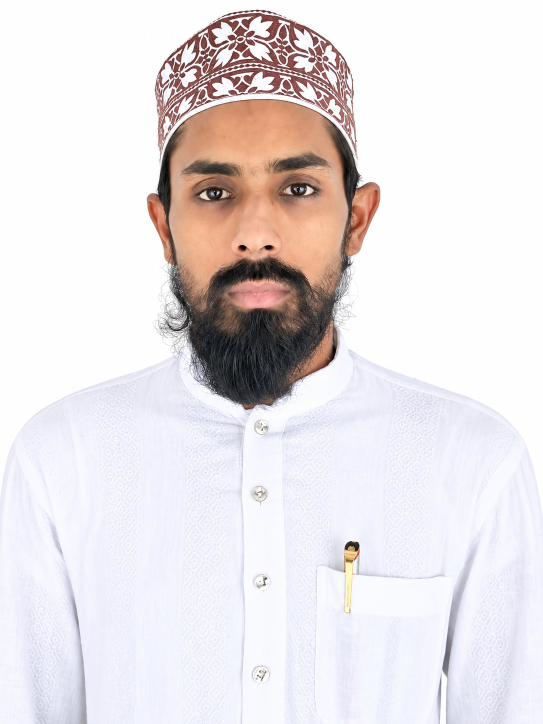
#> input picture uploads/upload_ChatGPT Image Oct 9, 2026, 06_53_45 PM.png, 1086 x 1448 px (shown at 1/2 size)
$ python -i engine.py   (imports and definitions only)
#> lines starting #> are read from the running program, lines starting #| are printed output that depends on the picture
#!/usr/bin/env python3
"""
craft-studio core engine
Calibrated for:
1. 6 Passport Photos in 1 Single Row:
   - 1.5 mm Cutting Gap between photos
   - Top and Bottom faint dashed cutting guide lines (very low ink)
   - Left Margin: 0.5 cm (59 px), Right Margin: 0.5 cm (59 px)
   - Top Margin: 1.0 cm (118 px)
   - Height: 4.5 cm (531 px), Width: ~3.2 cm (378 px)
2. Exact 65mm x 95mm Lamination Pouch (125 Micron):
   - Folded Card: 88 mm x 58 mm (Leaves solid 3.5mm thermal seal border all around so lamination never peels off)
   - 2px Center Folding Divider Line (Black)
   - 1.0 cm Top Margin
3. 100% True Scale Direct 300 DPI PDF (Borderless A4)
"""

import os
import sys
import subprocess
from pathlib import Path
from PIL import Image, ImageEnhance, ImageOps, ImageDraw

# Standard A4 at 300 DPI
A4_WIDTH_PX = 2480
A4_HEIGHT_PX = 3508
DPI = 300
PX_PER_MM = 300 / 25.4  # 11.8110236 px per mm
PX_PER_CM = PX_PER_MM * 10  # 118.1102 px per cm

# [6 lines left out: function run_cmd, not called in this run]

def save_exact_pdf(img: Image.Image, output_pdf_path: str):
    """
    Saves image as 300 DPI True A4 PDF directly using Pillow.
    Guarantees exact 595.2 x 841.9 pt dimensions with 0% shrinkage.
    """
    img.save(output_pdf_path, "PDF", resolution=300.0)

def draw_dashed_line(draw, start, end, color="#cccccc", dash_len=8, gap_len=6, width=1):
    """Draw a subtle, low-ink dashed cutting guideline."""
    x1, y1 = start
    x2, y2 = end
    if y1 == y2:
        # Horizontal dashed line
        cur_x = x1
        while cur_x < x2:
            next_x = min(cur_x + dash_len, x2)
            draw.line([(cur_x, y1), (next_x, y1)], fill=color, width=width)
            cur_x += dash_len + gap_len
    elif x1 == x2:
        # Vertical dashed line
        cur_y = y1
        while cur_y < y2:
            next_y = min(cur_y + dash_len, y2)
            draw.line([(x1, cur_y), (x1, next_y)], fill=color, width=width)
            cur_y += dash_len + gap_len

def make_passport_sheet(
    input_image_path: str,
    output_png: str,
    output_pdf: str,
    quantity: int = 6,
    border_color: str = "#b0b0b0",
    crop_box: tuple = None,
    brightness: float = 1.0,
    contrast: float = 1.0,
    saturation: float = 1.0
) -> dict:
    """
    Generate passport photo sheet on A4 canvas (300 DPI) in TRUE COLOR (RGB).
    6 Photos Configuration:
    - Exactly 1 Single Row
    - Top Margin: 1.0 cm (118 px)
    - Left Margin: 0.5 cm (59 px)
    - Right Margin: 0.5 cm (59 px)
    - Gap between photos: Exactly 1.5 mm (18 px)
    - Photo Height: Exactly 4.5 cm (531 px)
    - Photo Width: 378 px (~3.2 cm)
    - Top & Bottom Faint Dashed Cutting Guide Lines
    """
#> called with output_png = 'out.png', output_pdf = 'out1.png', quantity = 6, border_color = '#b0b0b0', brightness = 1, contrast = 1, saturation = 1
    input_path = Path(input_image_path).resolve()
    if not input_path.exists():
        raise FileNotFoundError(f"Input file not found: {input_image_path}")

    temp_dir = Path("/tmp/craft_studio_passport")
    temp_dir.mkdir(parents=True, exist_ok=True)

    base_img = Image.open(input_path).convert("RGB")
#> base_img is the input picture: PIL image 1086x1448 RGB; mean R, G, B 231.3, 225.7, 227.7

    # 1. Apply user crop box if specified [x, y, w, h] (normalized 0.0 to 1.0)
    if crop_box and len(crop_box) == 4:
        orig_w, orig_h = base_img.size
        bx = int(crop_box[0] * orig_w)
        by = int(crop_box[1] * orig_h)
        bw = int(crop_box[2] * orig_w)
        bh = int(crop_box[3] * orig_h)
        if bw > 30 and bh > 30:
            base_img = base_img.crop((bx, by, bx + bw, by + bh))

    # 2. Apply manual adjustments
    if brightness != 1.0:
        enh_b = ImageEnhance.Brightness(base_img)
        base_img = enh_b.enhance(brightness)
    if contrast != 1.0:
        enh_c = ImageEnhance.Contrast(base_img)
        base_img = enh_c.enhance(contrast)
    if saturation != 1.0:
        enh_s = ImageEnhance.Color(base_img)
        base_img = enh_s.enhance(saturation)

    # 3. Canvas Creation: Guaranteed TrueColor sRGB A4 (2480 x 3508 px)
    canvas = Image.new("RGB", (A4_WIDTH_PX, A4_HEIGHT_PX), (255, 255, 255))
#> canvas: PIL image 2480x3508 RGB; every value is 255
    draw = ImageDraw.Draw(canvas)

    if quantity == 6:
        photo_w = 378
        photo_h = int(45 * PX_PER_MM)       # 531 px (4.5 cm)
        gap_x = int(1.5 * PX_PER_MM)        # 18 px (1.5 mm)
        margin_left = int(5.0 * PX_PER_MM)  # 59 px (0.5 cm)
        margin_top = int(10.0 * PX_PER_MM)  # 118 px (1.0 cm)

        aspect = photo_w / photo_h
        img_w, img_h = base_img.size
#> img_w = 1086; img_h = 1448
        if (img_w / img_h) > aspect:
            new_w = int(img_h * aspect)
#> new_w = 1030
            left = (img_w - new_w) // 2
#> left = 28
            cropped = base_img.crop((left, 0, left + new_w, img_h))
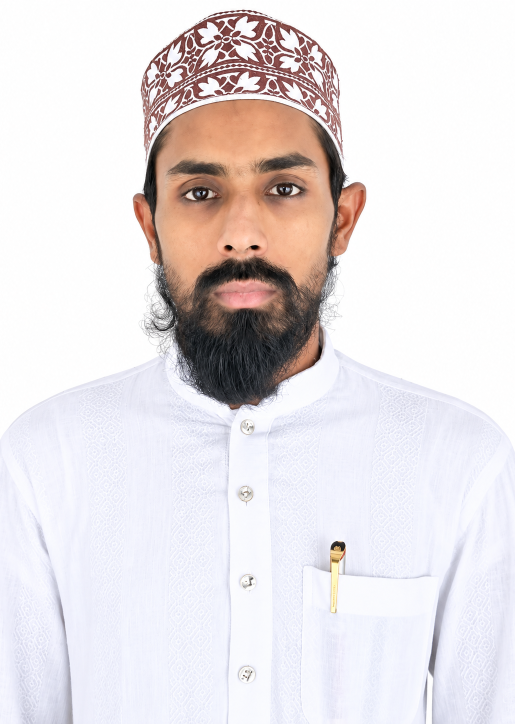
#> cropped: PIL image 1030x1448 RGB (shown at 1/2 size); mean R, G, B 230.3, 224.3, 226.3
        else:
            new_h = int(img_w / aspect)
            top = (img_h - new_h) // 2
            cropped = base_img.crop((0, top, img_w, top + new_h))

        unit_photo = cropped.resize((photo_w, photo_h), Image.Resampling.LANCZOS)
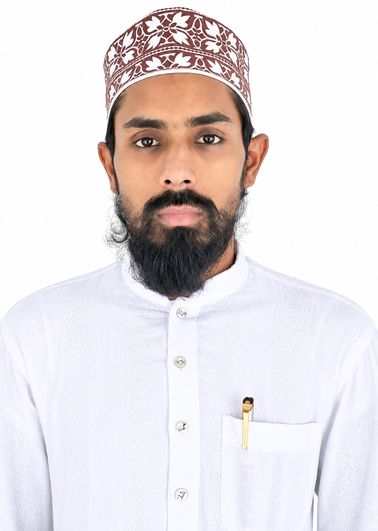
#> unit_photo: PIL image 378x531 RGB; mean R, G, B 230.3, 224.3, 226.2
        unit_draw = ImageDraw.Draw(unit_photo)
        if border_color and border_color != "none":
            unit_draw.rectangle([0, 0, photo_w - 1, photo_h - 1], outline=border_color, width=1)

        # Paste all 6 photos in 1 single row
        total_row_width = 6 * photo_w + 5 * gap_x
        row_right = margin_left + total_row_width

        for i in range(6):
            x = margin_left + i * (photo_w + gap_x)
            y = margin_top
            canvas.paste(unit_photo, (x, y))
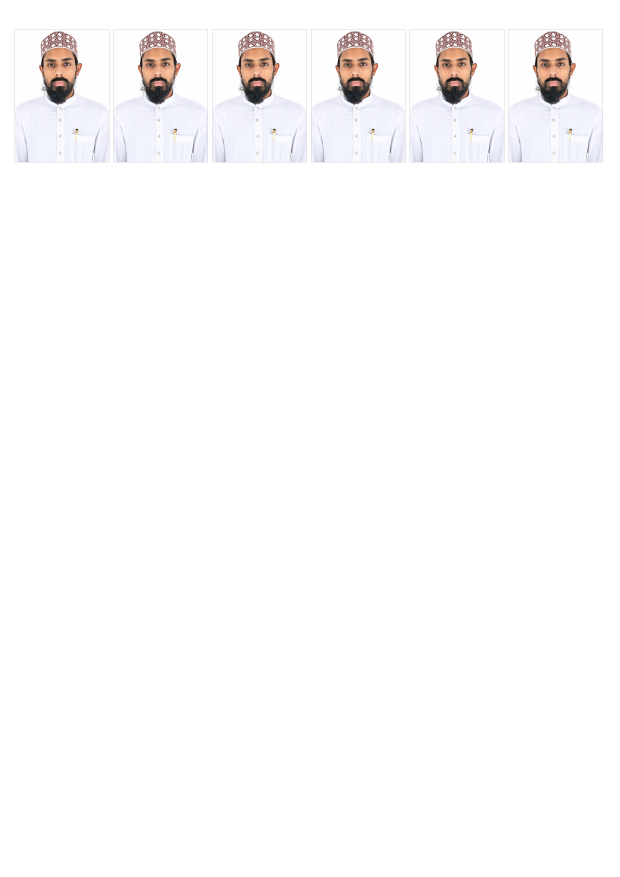
#> canvas: PIL image 2480x3508 RGB (shown at 1/4 size); mean R, G, B 251.5, 250.7, 250.9

        # Top & Bottom Faint Dashed Cutting Guide Lines
        # Top guide line (3 px above photos)
        draw_dashed_line(draw, (margin_left - 30, margin_top - 3), (row_right + 30, margin_top - 3), color="#c5c5c5", dash_len=8, gap_len=6, width=1)
        # Bottom guide line (3 px below photos)
        draw_dashed_line(draw, (margin_left - 30, margin_top + photo_h + 3), (row_right + 30, margin_top + photo_h + 3), color="#c5c5c5", dash_len=8, gap_len=6, width=1)

    elif quantity >= 30:
        photo_w = 413
        photo_h = 531
        gap_x = 12
        gap_y = 15
        aspect = photo_w / photo_h
        img_w, img_h = base_img.size
        if (img_w / img_h) > aspect:
            new_w = int(img_h * aspect)
            left = (img_w - new_w) // 2
            cropped = base_img.crop((left, 0, left + new_w, img_h))
        else:
            new_h = int(img_w / aspect)
            top = (img_h - new_h) // 2
            cropped = base_img.crop((0, top, img_w, top + new_h))

        unit_photo = cropped.resize((photo_w, photo_h), Image.Resampling.LANCZOS)
        unit_draw = ImageDraw.Draw(unit_photo)
        if border_color and border_color != "none":
            unit_draw.rectangle([0, 0, photo_w - 1, photo_h - 1], outline=border_color, width=1)

        margin_x = (A4_WIDTH_PX - (5 * photo_w + 4 * gap_x)) // 2
        margin_y = (A4_HEIGHT_PX - (6 * photo_h + 5 * gap_y)) // 2
        for r in range(6):
            for c in range(5):
                x = margin_x + c * (photo_w + gap_x)
                y = margin_y + r * (photo_h + gap_y)
                canvas.paste(unit_photo, (x, y))

    else:
        # 8, 10, 12 photos
        cols = quantity // 2
        photo_w = (A4_WIDTH_PX - (2 * int(5.0 * PX_PER_MM)) - (cols - 1) * int(1.5 * PX_PER_MM)) // cols
        photo_h = int(45 * PX_PER_MM)
        gap_x = int(1.5 * PX_PER_MM)
        gap_y = int(2.0 * PX_PER_MM)
        margin_left = int(5.0 * PX_PER_MM)
        margin_top = int(10.0 * PX_PER_MM)

        aspect = photo_w / photo_h
        img_w, img_h = base_img.size
        if (img_w / img_h) > aspect:
            new_w = int(img_h * aspect)
            left = (img_w - new_w) // 2
            cropped = base_img.crop((left, 0, left + new_w, img_h))
        else:
            new_h = int(img_w / aspect)
            top = (img_h - new_h) // 2
            cropped = base_img.crop((0, top, img_w, top + new_h))

        unit_photo = cropped.resize((photo_w, photo_h), Image.Resampling.LANCZOS)
        unit_draw = ImageDraw.Draw(unit_photo)
        if border_color and border_color != "none":
            unit_draw.rectangle([0, 0, photo_w - 1, photo_h - 1], outline=border_color, width=1)

        for r in range(2):
            for c in range(cols):
                x = margin_left + c * (photo_w + gap_x)
                y = margin_top + r * (photo_h + gap_y)
                canvas.paste(unit_photo, (x, y))

    canvas.save(output_png, format="PNG", dpi=(300, 300))

    # Generate print-perfect 300 DPI PDF directly via Pillow (NO scaling distortion)
    save_exact_pdf(canvas, output_pdf)

    return {
        "status": "success",
        "png": str(Path(output_png).resolve()),
        "pdf": str(Path(output_pdf).resolve()),
        "quantity": quantity
    }

# [156 lines left out: functions process_aadhaar_pdf, print_file, not called in this run]

>>> result = make_passport_sheet('uploads/upload_ChatGPT Image Oct 9, 2026, 06_53_45 PM.png', 'out.png', 'out1.png')
